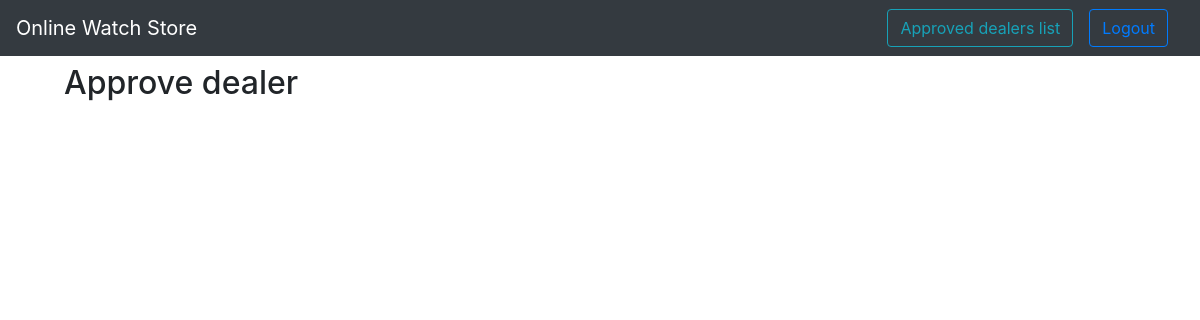
Before: /admin/unapproved.php (signed in) with the older database file.
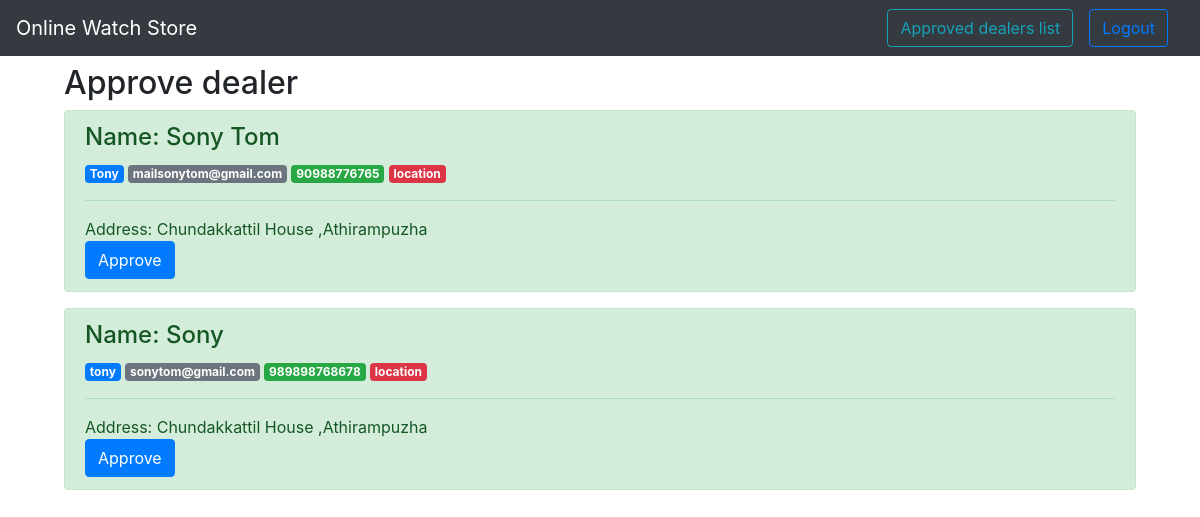
After: the same page with the newer database file.
### tables this page shows
CREATE TABLE `dealer` (
  `id` int(11) NOT NULL,
  `name` varchar(200) NOT NULL,
  `owner` varchar(200) NOT NULL,
  `email` varchar(200) NOT NULL,
  `password` varchar(1000) NOT NULL,
  `phone` varchar(200) NOT NULL,
  `location` varchar(200) NOT NULL,
  `address` varchar(500) NOT NULL,
  `bio` varchar(1000) NOT NULL,
  `approved` tinyint(1) NOT NULL
);

### admin/unapproved.php (the view, shortened to what this page needs)
<?php include 'connect.php' ?>
<?php session_start();
if (!isset($_SESSION['admin'])) {
    echo '<script type="text/javascript">
                window.location = "login.php"
                 </script>';
} else {
    $sql = "SELECT * FROM dealer WHERE approved=0";
    $result = mysqli_query($conn, $sql);
    while ($row = mysqli_fetch_assoc($result)) {
        $data[] = $row;
    }
    ?>
    <!doctype html>
    <html lang="en">
    <head>
        <link rel="stylesheet" type="text/css" href="../assets/css/bootstrap.css">
        <link rel="stylesheet" type="text/css" href="../assets/css/style.css">
    </head>
    <body>
        <nav class="navbar navbar-expand-lg navbar-dark bg-dark">
            <a class="navbar-brand" href="#">Online Watch Store</a>
            <a href="approved.php" class="ml-auto mr-3"><button class="btn btn-outline-info">Approved dealers list</button></a>
            <a href="logout.php" class="mr-3"><button class="btn btn-outline-primary">Logout</button></a>
        </nav>
        <div class="container">
            <div class="row mx-1">
                <h2 class="col-md-12 mt-2">Approve dealer</h2>
                <div class="col-md-12">
                    <?php foreach ($data as $a) { ?>
                        <div class="alert alert-success" role="alert">
                            <h4 class="alert-heading">Name: <?php echo $a['name']; ?></h4>
                            <span class="badge badge-primary"><?php echo $a['owner']; ?></span>
                            <span class="badge badge-secondary"><?php echo $a['email']; ?></span>
                            <span class="badge badge-success"><?php echo $a['phone']; ?></span>
                            <span class="badge badge-danger"><?php echo $a['location']; ?></span>
                            <hr>
                            <p class="mb-0">Address: <?php echo $a['address']; ?></p>
                            <a href="approve.php?id=<?php echo $a['id']; ?>"><button class="btn btn-primary">Approve</button></a>
                        </div>
                    <?php } ?>
                </div>
            </div>
    </body>
<?php } ?>
    </html>

Changed rows visible on the page:
added dealer: name "Sony Tom", owner "Tony", email "mailsonytom@gmail.com", phone "90988776765", location "location", address "Chundakkattil House ,Athirampuzha"
added dealer: name "Sony", owner "tony", email "sonytom@gmail.com", phone "989898768678", location "location", address "Chundakkattil House ,Athirampuzha"
